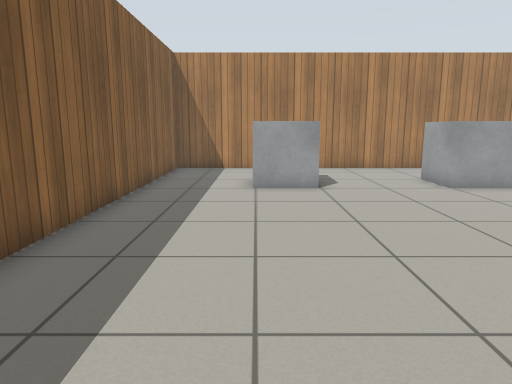
view 1 (above)

15 first-person views from a walk through a Gazebo world. The camera is 0.91 m above the floor, tilts 10° down and sees 70° across. The floor is counted in squares, 0.5 m on a side. Each view is taken from the middle of a square. On the plan, view 1 faces up. The plan holds only what a view shows up to about 18 squares ahead; the rest is blank. Simple patterns stand in for the simulator's built-in surfaces.

view 2
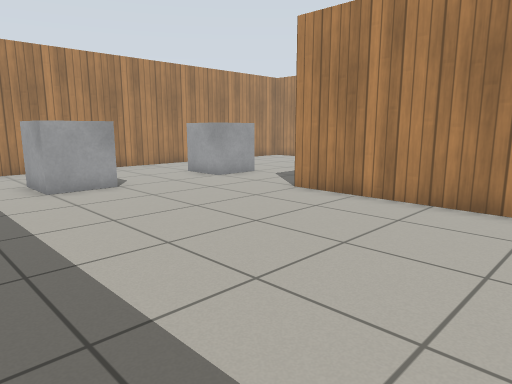

view 3
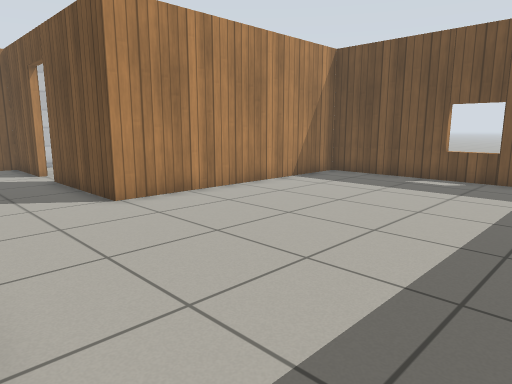

view 4
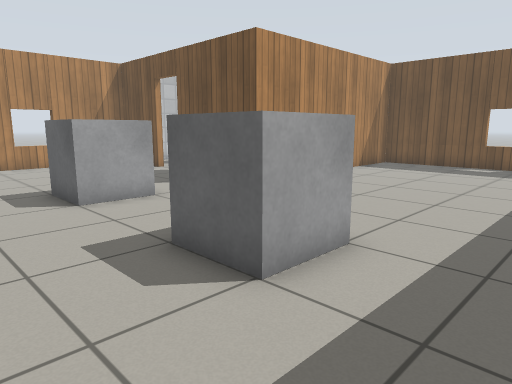

view 5
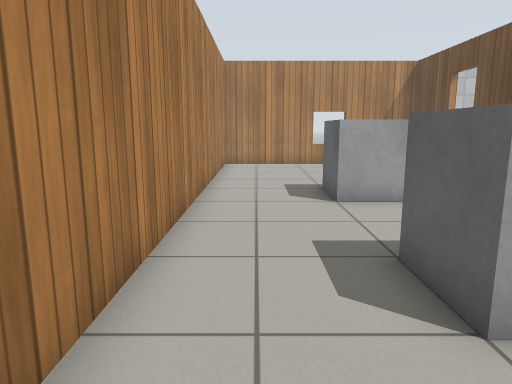

view 6
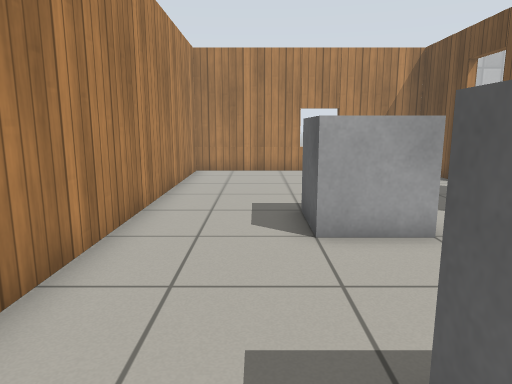

view 7
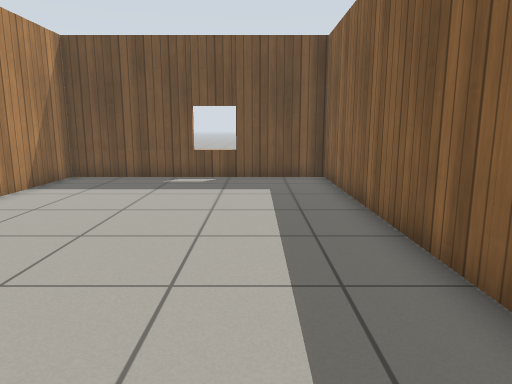

view 8
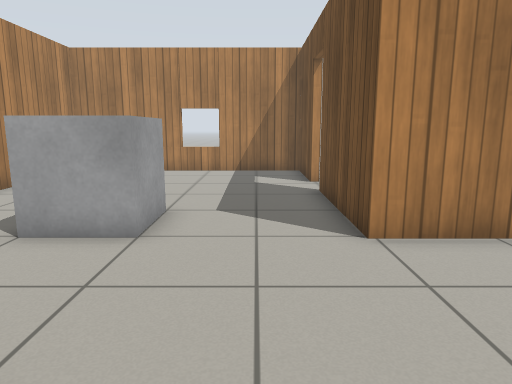

view 9
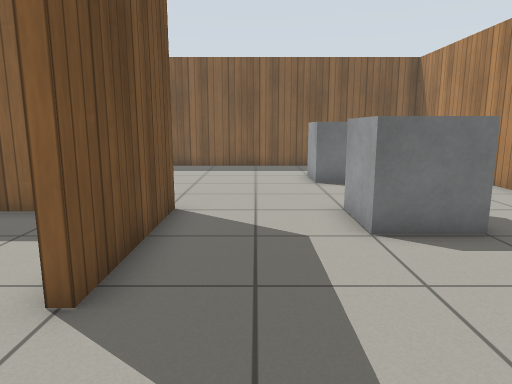

view 10
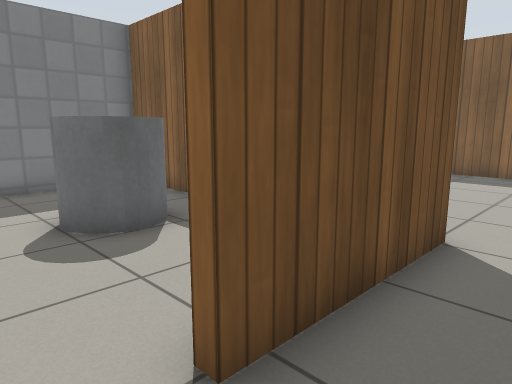

view 11
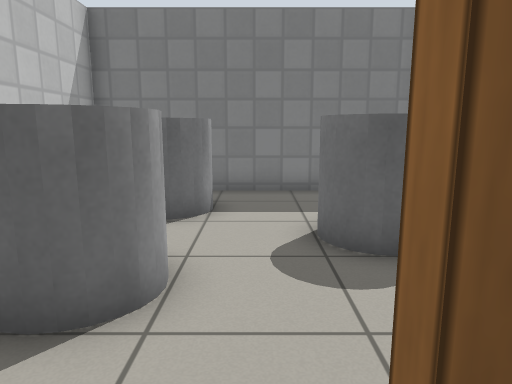

view 12
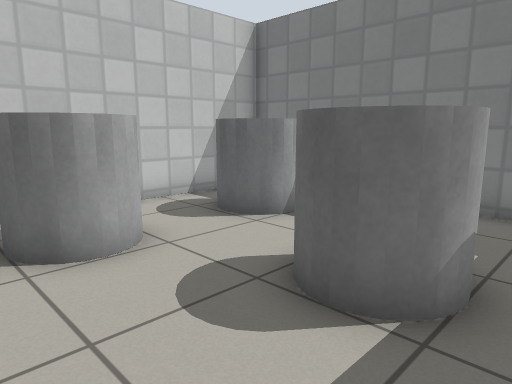

view 13
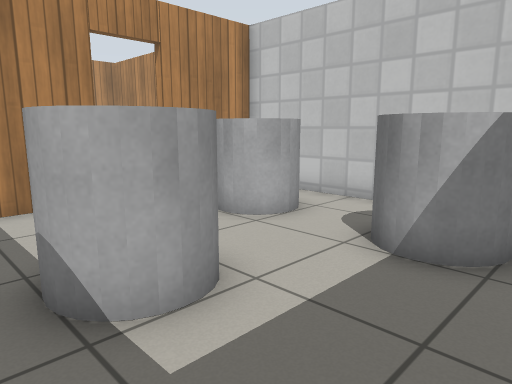

view 14
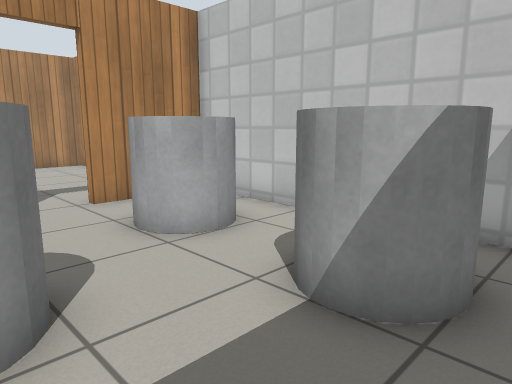

view 15
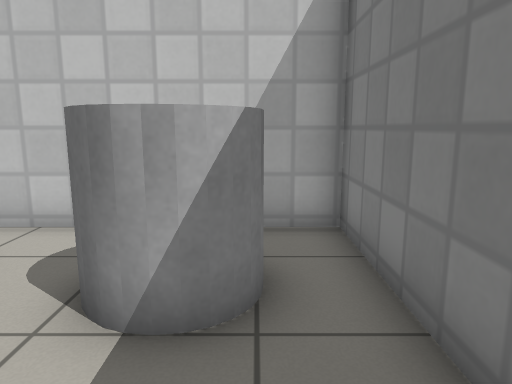

### Floor plan
Key: @ floor where view 1 was taken; # wall or solid block; . floor; D open door; = window, fence, low wall or low ledge; B grey box; C grey cylinder.
Columns run from 4 left of view 1 to 16 right of it. Each row starts with its distance up from view 1.
 17 #####################
 16 #...................#
 15 #...................#
 14 #...................#
 13 #...BBB...BBB.......#
 12 #...B B...B B.......#
 11 #...BBB...BBB.......=
 10 #...................#
  9 #...................#
  8 #...................#
  7 #.........#####DD####
  6 #.........#.........#
  5 #.........#......C..#
  4 #.........#.....C C.#
  3 #.........#..C...C..#
  2 #.........#.C C.....#
  1 #.........#..C...C..#
  0 #...@.....#.....C C.#
 -1 #.........# .....C..#
 -2 #.........#.........#
 -3 ####==###############

Positions as (right, up) in squares from view 1, and headings:
1: (0, 0), facing up
2: (-3, 0), facing up-right
3: (-3, 11), facing down-right
4: (-3, 16), facing down-right
5: (-3, 15), facing right
6: (0, 14), facing right
7: (-1, 11), facing down
8: (0, 9), facing right
9: (14, 9), facing left
10: (12, 9), facing down-left
11: (11, 8), facing down
12: (7, 6), facing down-right
13: (7, -2), facing up-right
14: (9, -2), facing up-right
15: (9, -1), facing right
